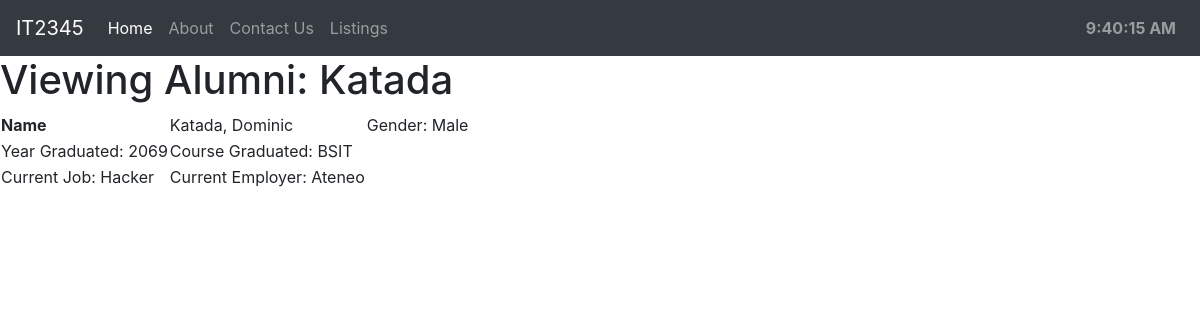
The app's page /view_alumni/10 with its own data.
### todo_list/models.py (models this page shows, shortened)
class AlumniModel(models.Model):
    lastName    = models.CharField(max_length = 200)
    firstName   = models.CharField(max_length = 200)
    gender      = models.CharField(max_length = 200)
    year        = models.IntegerField(max_length = 200)
    course      = models.CharField(max_length = 200)
    job         = models.CharField(max_length = 200)
    employer    = models.CharField(max_length = 200)

### todo_list/views.py (the view)
# urls.py: path('view_alumni/<alumniModel_id>', todo_views.view_alumni, name='view_alumni'),
def view_alumni(request, alumniModel_id):
    alumni = AlumniModel.objects.get(pk = alumniModel_id)
    context = {'alumniModel_id': alumniModel_id, 'alumni': alumni }
    return render(request, 'view_alumni.html', context)

### todo_list/templates/view_alumni.html (shortened to what this page needs)
{% extends 'base.html' %}
{% block content %}
	<h1>Viewing Alumni: {{ alumni.lastName }}</h1>
	<table class="my-2 my-lg-0" method="GET">{% csrf_token %}
	    <tr><th>Name</th><td>{{ alumni.lastName }}, {{ alumni.firstName }}</td><td>Gender: {{ alumni.gender }}</td></tr>
	    <tr><td>Year Graduated: {{ alumni.year }}</td><td>Course Graduated: {{ alumni.course }}</td></tr>
	    <tr><td>Current Job: {{ alumni.job }}</td><td>Current Employer: {{ alumni.employer }}</td></tr>
	</table>
{% endblock %}

### records on screen
AlumniModel: lastName "Katada", firstName "Dominic", gender "Male", year "2069", course "BSIT", job "Hacker", employer "Ateneo"
